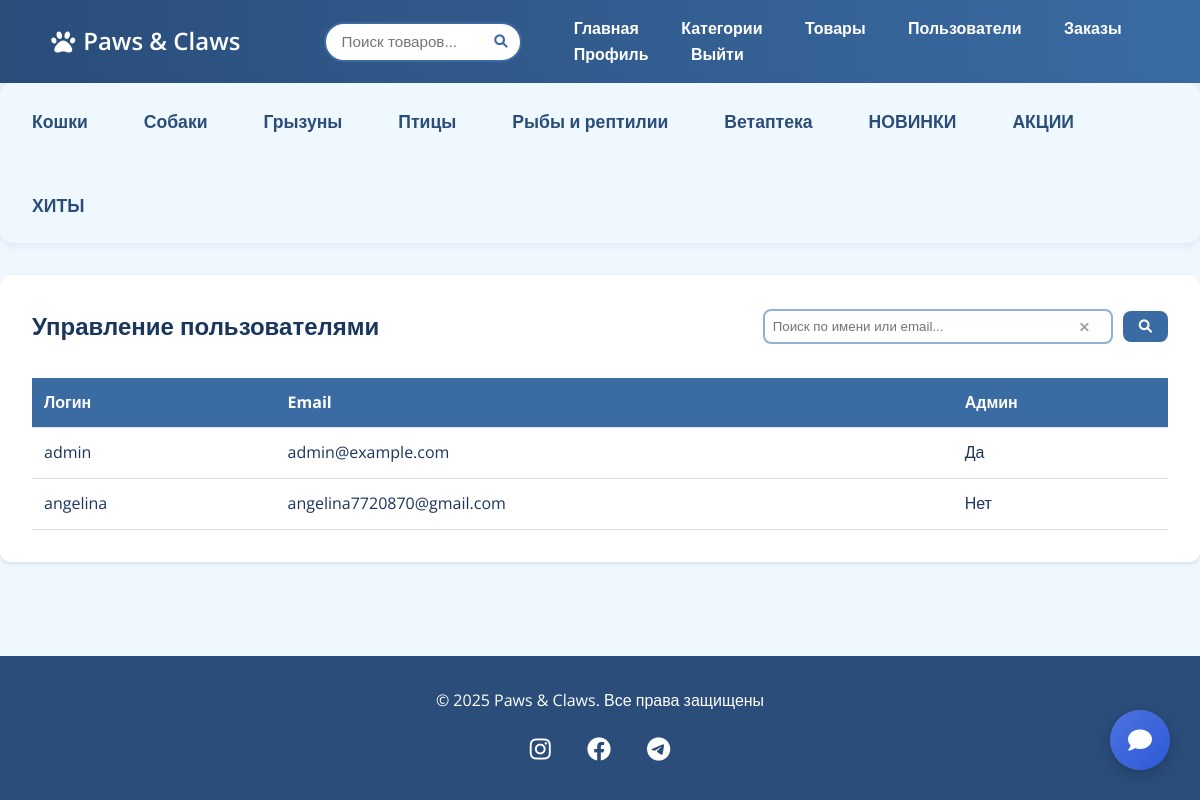
The app's page /admin/users (signed in) with its own data.
### app.py (models this page shows)
class Category(db.Model):
    id = db.Column(db.Integer, primary_key=True)
    name = db.Column(db.String(50), unique=True, nullable=False)
    subcategories = db.relationship('SubCategory', backref='category', cascade='all, delete-orphan')
    products = db.relationship('Product', backref='category', lazy=True)

class User(db.Model):
    id = db.Column(db.Integer, primary_key=True)
    username = db.Column(db.String(50), unique=True, nullable=False)
    email = db.Column(db.String(100), unique=True, nullable=False)
    password = db.Column(db.String(200), nullable=False)
    is_admin = db.Column(db.Boolean, default=False)
    cart_items = db.relationship('Cart', backref='user', cascade='all, delete-orphan')
    orders = db.relationship('Order', backref='user', cascade='all, delete-orphan')

### app.py (the view)
@app.route('/admin/users')
def admin_users():
    if not is_admin():
        abort(403)
    users = User.query.all()
    return render_template('admin/users.html', users=users)

### app.py (called while the page is built)
def is_admin():
    if 'user_id' not in session:
        return False
    user = User.query.get(session['user_id'])
    return user and user.is_admin

@app.context_processor
def inject_user():
    user = None
    if 'user_id' in session:
        user = User.query.get(session['user_id'])
    return dict(current_user=user)

@app.context_processor
def inject_categories():
    categories = Category.query.options(
        db.joinedload(Category.subcategories)
    ).all()
    return dict(categories=categories)

@app.context_processor
def inject_cart_count():
    cart_count = 0
    if 'user_id' in session:
        cart_items = Cart.query.filter_by(user_id=session['user_id']).all()
        cart_count = sum(item.quantity for item in cart_items)  # Сумма количеств
    return dict(cart_count=cart_count)

### templates/admin/users.html
{% extends 'base.html' %}
{% block content %}
<div class="admin-container">
    <div class="admin-header">
    <h2>Управление пользователями</h2>
    <form class="admin-search" action="{{ url_for('admin_search_users') }}" method="GET">
        <div class="search-input-wrapper">
        <input type="text" name="q" placeholder="Поиск по имени или email..." value="{{ request.args.get('q', '') }}">
            <button type="button" class="clear-search" aria-label="Очистить поиск">
                <i class="fas fa-times"></i>
            </button>
        </div>
        <button type="submit" class="btn btn-primary">
            <i class="fas fa-search"></i>
        </button>
    </form>
</div>
    <table class="table">
        <thead>
            <tr>
                <th>Логин</th>
                <th>Email</th>
                <th>Админ</th>
            </tr>
        </thead>
        <tbody>
            {% for user in users %}
            <tr>
                <td>{{ user.username }}</td>
                <td>{{ user.email }}</td>
                <td>{% if user.is_admin %}Да{% else %}Нет{% endif %}</td>
            </tr>
            {% endfor %}
        </tbody>
    </table>
</div>
{% endblock %}

### templates/base.html (shortened to what this page needs)
<!DOCTYPE html>
<html lang="ru">
<head>
    <link rel="stylesheet" href="{{ url_for('static', filename='css/style.css') }}">
    <link rel="stylesheet" href="https://cdnjs.cloudflare.com/ajax/libs/font-awesome/6.0.0/css/all.min.css">
</head>
<body>
    <nav class="navbar">
        <div class="container">
            <a href="{{ url_for('index') }}" class="logo">
                <i class="fas fa-paw"></i> Paws & Claws
            </a>
            <div class="search-container">
                <form action="{{ url_for('search') }}" method="GET">
                    <div class="search-box">
                        <input type="text"
                               name="q"
                               placeholder="Поиск товаров..."
                               value="{{ request.args.get('q', '') }}"
                               autocomplete="off">
                        <button type="submit">
                            <i class="fas fa-search"></i>
                        </button>
                    </div>
                </form>
            </div>
            <div class="nav-links">
                <a href="{{ url_for('index') }}">Главная</a>
                {% if current_user and current_user.is_admin %}
                <a href="{{ url_for('admin_categories') }}">Категории</a>
                <a href="{{ url_for('admin_products') }}">Товары</a>
                <a href="{{ url_for('admin_users') }}">Пользователи</a>
                <a href="{{ url_for('admin_orders') }}">Заказы</a>
            {% endif %}
                 {% if current_user %}
                    <a href="{{ url_for('profile') }}">Профиль</a>
                    <a href="{{ url_for('logout') }}">Выйти</a>
                {% else %}
                    <a href="{{ url_for('login') }}">Войти</a>
                    <a href="{{ url_for('register') }}">Регистрация</a>
                {% endif %}
            </div>
        </div>
    </nav>
    <section class="categories-list">
    {% for category in categories %}
        <li class="category-item">
            <a href="{{ url_for('index', category=category.id) }}" class="category-link has-submenu">{{ category.name }}</a>
        </li>
    {% endfor %}
    </section>
    <main class="container">
        {% block content %}{% endblock %}
    </main>
    {% if current_user %}
        <a href="
        {% if current_user.is_admin %}
        {{ url_for('admin_support') }}
        {% else %}
        {{ url_for('support') }}
        {% endif %}"
           class="floating-chat-btn"
           id="chat-button">
            <i class="fas fa-comment"></i>
        </a>
    {% endif %}
    <footer class="footer">
        <div class="container text-center">
            <p>© 2025 Paws & Claws. Все права защищены</p>
            <div class="social-links">
                <a href="#"><i class="fab fa-instagram"></i></a>
                <a href="#"><i class="fab fa-facebook"></i></a>
                <a href="#"><i class="fab fa-telegram"></i></a>
            </div>
        </div>
    </footer>
</body>
</html>

### static/css/style.css (style rules this page uses)
:root { --primary-dark: #2A4D7A; --primary-medium: #3A6BA3; --primary-light: #8EB3D6; --accent-blue: #C5E0F9; --background: #F0F8FF; --text-dark: #1A365D; --text-light: #FFFFFF; }
* { margin: 0; padding: 0; box-sizing: border-box; }
body { font-family: 'Open Sans', sans-serif; background-color: var(--background); color: var(--text-dark); line-height: 1.6; min-height: 100vh; display: flex; flex-direction: column; }
.navbar { background: linear-gradient(to right, var(--primary-dark), var(--primary-medium)); padding: 1rem 2rem; box-shadow: 0 2px 15px rgba(0,0,0,0.1); }
.navbar a { color: var(--text-light) !important; text-decoration: none; margin: 0 1.2rem; transition: all 0.3s ease; font-weight: 600; }
.logo { font-size: 1.5rem; display: flex; align-items: center; gap: 0.5rem; }
.logo .fa-paw { animation: float 3s ease-in-out infinite; }
.btn-primary { background: var(--primary-medium); color: var(--text-light); border: none; padding: 0.8rem 1.8rem; border-radius: 8px; transition: all 0.3s ease; font-weight: 600; }
.categories-list { display: flex; gap: 1.5rem; flex-wrap: wrap; align-items: center; margin: 0; padding: 0.5rem 1rem; background: var(--background); border-radius: 12px; box-shadow: 0 2px 8px rgba(42,77,122,0.1); list-style: none; }
.category-link { color: var(--primary-dark); text-decoration: none; font-size: 1.1rem; font-weight: 600; padding: 0.5rem 1rem; display: flex; align-items: center; gap: 0.5rem; border-radius: 8px; transition: all 0.3s ease; }
.category-link::after { content: ''; position: absolute; bottom: 0; left: 12px; width: calc(100% - 12px); height: 2px; background: #3A6BA3; transform: scaleX(0); transition: transform 0.3s ease; }
.category-item { position: relative; padding: 0.5rem 0; transition: all 0.3s ease; }
.category-link.has-submenu::after { content: "\f078"; font-family: "Font Awesome 5 Free"; font-weight: 900; font-size: 0.8rem; transition: transform 0.3s ease; }
.footer { background: var(--primary-dark); color: var(--text-light); margin-top: auto; padding: 2rem 0; text-align: center; }
.social-links { margin-top: 1rem; }
.social-links a { color: white; margin: 0 1rem; font-size: 1.5rem; transition: all 0.3s ease; }
.admin-container { max-width: 1200px; margin: 2rem auto; padding: 2rem; background: white; border-radius: 10px; box-shadow: 0 2px 4px rgba(0,0,0,0.1); }
.admin-header { display: flex; justify-content: space-between; align-items: center; margin-bottom: 2rem; }
.admin-search { display: flex; gap: 10px; align-items: center; }
.admin-search input { padding: 0.5rem; border: 2px solid var(--primary-light); border-radius: 8px; width: 350px; }
.admin-search button { padding: 0.5rem 1rem; }
.search-input-wrapper { position: relative; display: inline-block; }
.clear-search { position: absolute; right: 8px; top: 50%; transform: translateY(-50%); background: none; border: none; color: #999; cursor: pointer; padding: 0; z-index: 2; }
input:not(:placeholder-shown) + .clear-search { display: block; }
.table { width: 100%; margin-top: 1rem; border-collapse: collapse; }
.table th, .table td { padding: 0.75rem; border-bottom: 1px solid #dee2e6; }
.table th { background-color: var(--primary-medium); color: white; text-align: left !important; }
.navbar .container { display: flex; align-items: center; gap: 2rem; }
.logo { flex-shrink: 0; }
.search-container { flex-grow: 1; max-width: 500px; margin-left: 2rem; position: relative; }
.search-box { position: relative; display: flex; align-items: center; }
.search-box input { width: 100%; padding: 0.6rem 1rem; padding-right: 2.5rem; border: 2px solid var(--primary-medium); border-radius: 25px; font-size: 0.95rem; }
.search-box button { position: absolute; right: 10px; background: none; border: none; color: var(--primary-medium); cursor: pointer; padding: 5px; }
a { text-decoration: none !important; color: var(--primary-medium); transition: all 0.3s; }
.floating-chat-btn { position: fixed; bottom: 30px; right: 30px; width: 60px; height: 60px; background: linear-gradient(135deg, #4e73df, #2e59d9); color: white; border-radius: 50%; display: flex; justify-content: center; align-items: center; box-shadow: 0 4px 15px rgba(0, 0, 0, 0.2); z-index: 1000; transition: all 0.3s ease; cursor: pointer; }
.floating-chat-btn i { font-size: 24px; }

### records on screen
Category: name "Кошки"
Category: name "Собаки"
Category: name "Грызуны"
Category: name "Птицы"
Category: name "Рыбы и рептилии"
Category: name "Ветаптека"
Category: name "НОВИНКИ"
Category: name "АКЦИИ"
Category: name "ХИТЫ"
User: username "admin", email "admin@example.com", is_admin "Да"
User: username "angelina", email "angelina7720870@gmail.com", is_admin "Нет"
